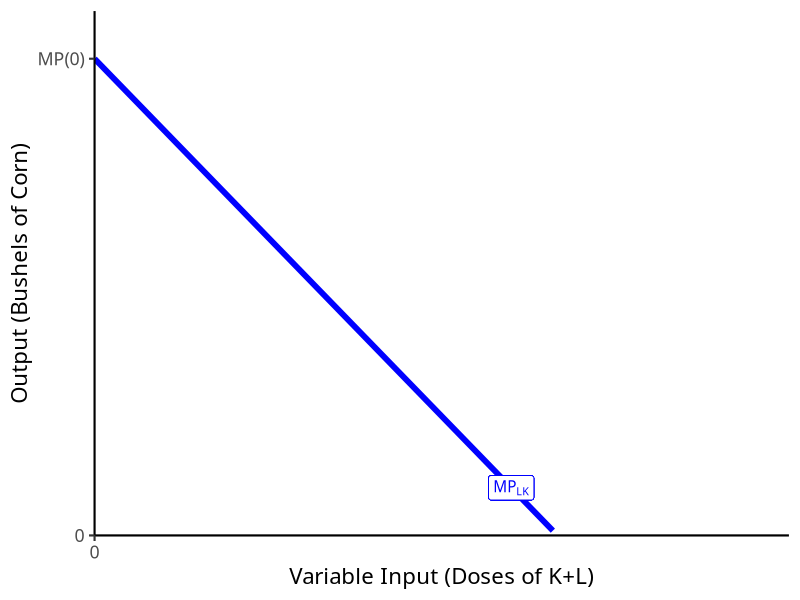
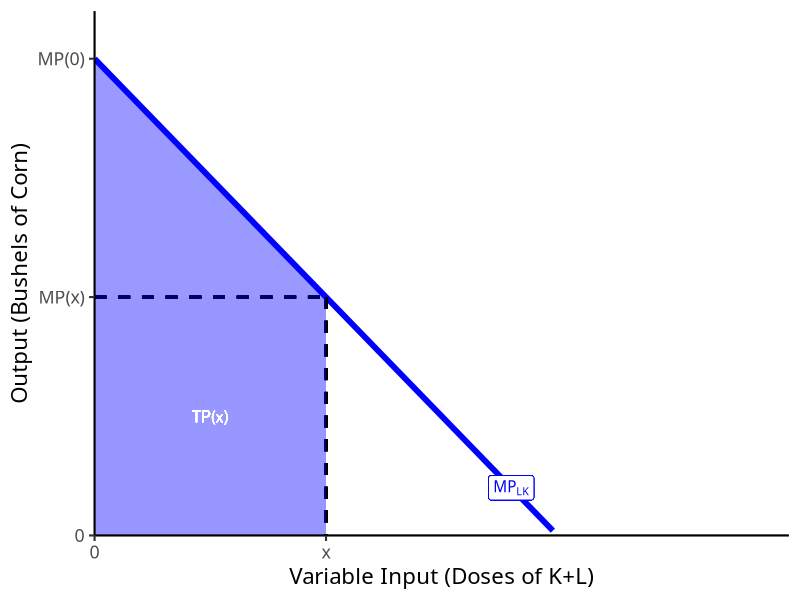
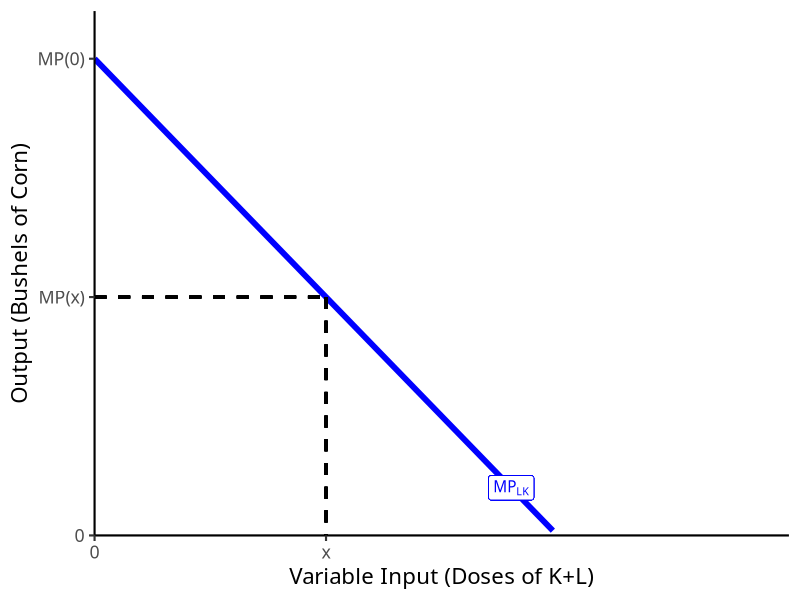
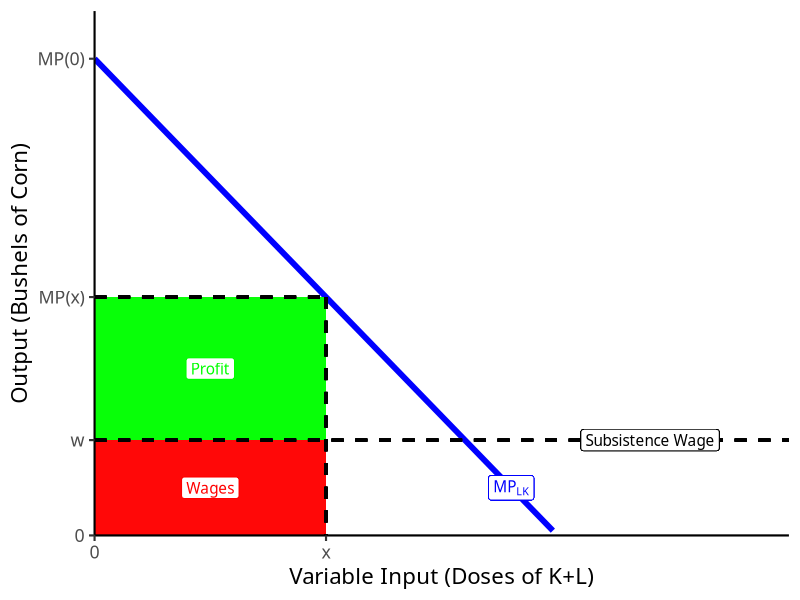
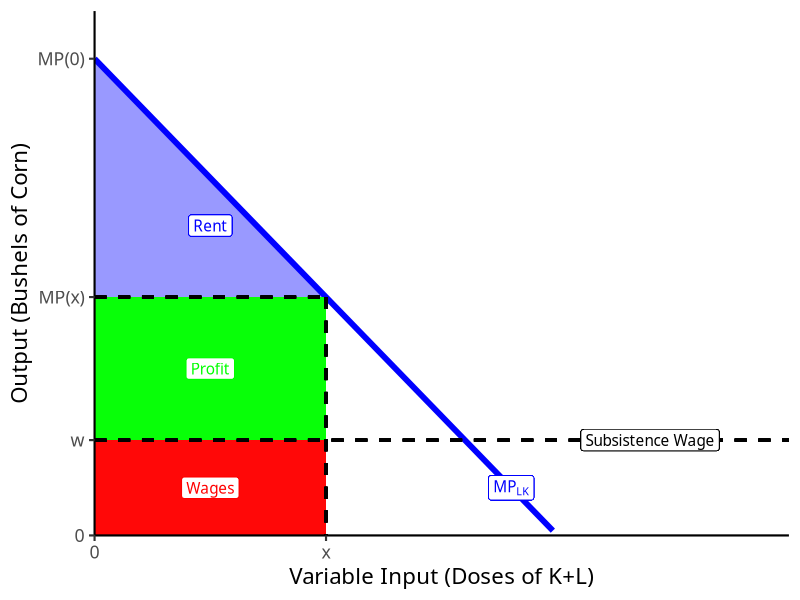
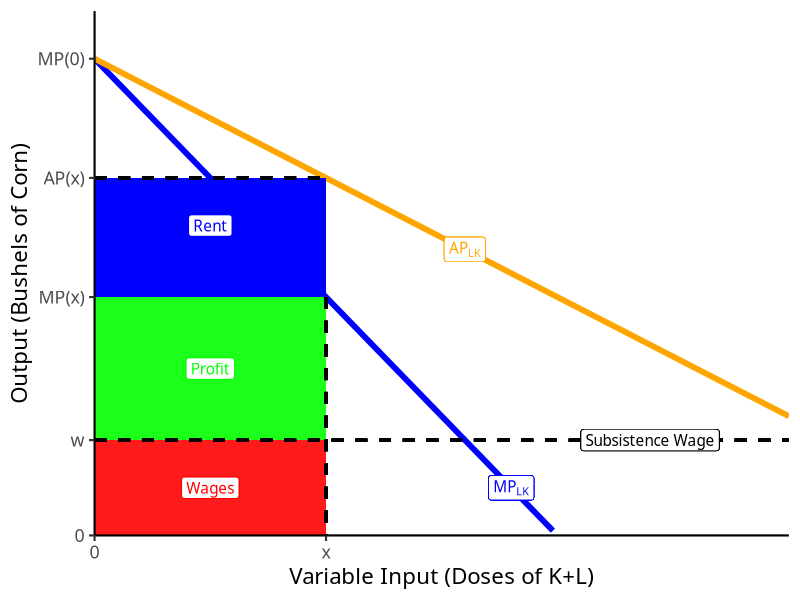
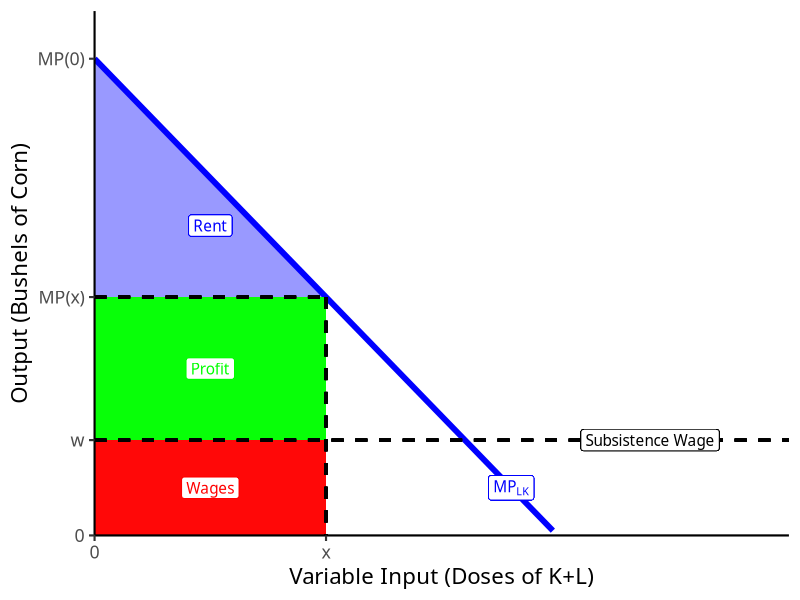
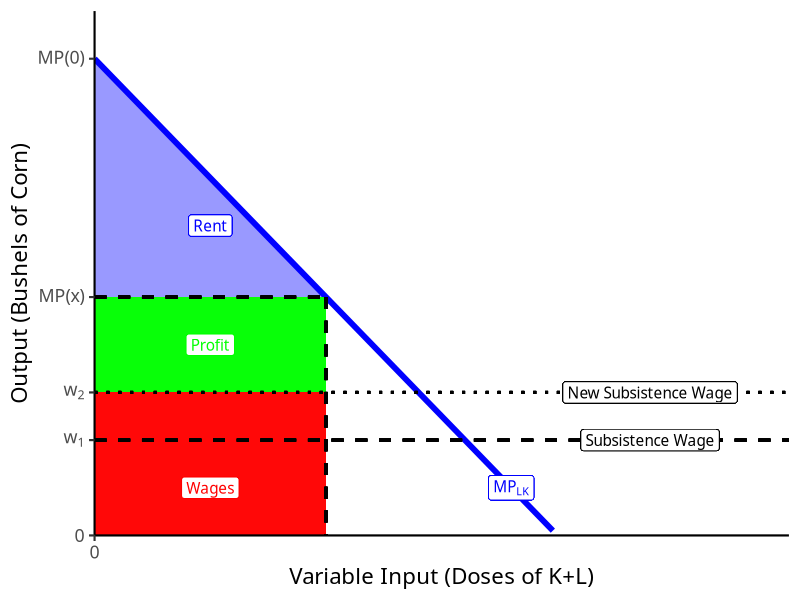

Here is the R script that generated these plots, in order:
## ---- chunk 1
options(htmltools.dir.version = FALSE)
knitr::opts_chunk$set(echo=F,
                      message=F,
                      warning=F)
library(tidyverse)
library(ggrepel)
library(ggthemes)
set.seed(256)
update_geom_defaults("label", list(family = "Fira Sans Condensed"))
## ---- chunk 2
mp=function(x){10-x}
ap=function(x){10-0.5*x}

base<-ggplot(data = tibble(x = 1:10))+
  aes(x=x)+
  stat_function(fun = mp, geom = "line", size = 2, color = "blue")+
  geom_label(x = 9, y = mp(9), color = "blue", label = expression(MP[LK]))+
  #stat_function(fun = ap, geom = "line", size = 2, color = "orange")+
  # geom_label(x = 8, y = ap(8), color = "orange", label = expression(AP[LK]))+
  scale_x_continuous(breaks = c(0),
                     limits = c(0,15),
                     expand = c(0,0))+
  scale_y_continuous(breaks = c(0, 10),
                     labels = c(0,"MP(0)"),
                     limits = c(0,11),
                     expand = c(0,0))+
  labs(x = "Variable Input (Doses of K+L)",
       y = "Output (Bushels of Corn)")+
  theme_classic(base_family = "Fira Sans Condensed", base_size =16)
base
## ---- chunk 3
rent_tri<-tribble(
  ~x, ~y,
  0, 5,
  0, 10,
  5, 5
)

base+
  scale_x_continuous(breaks = c(0,5),
                     labels = c(0, "x"),
                     limits = c(0,15),
                     expand = c(0,0))+
  scale_y_continuous(breaks = c(0,5,10),
                     labels = c(0,"MP(x)", "MP(0)"),
                     limits = c(0,11),
                     expand = c(0,0))+
  geom_segment(x = 0, y = 5, xend = 5, yend = 5, size = 1, linetype = "dashed")+
  geom_segment(x = 5, y = 5, xend = 5, yend = 0, size = 1, linetype = "dashed")+
  geom_polygon(data = rent_tri, aes(x = x , y =y), fill = "blue", alpha = 0.4)+
  geom_rect(xmin = 0, xmax = 5, ymin = 0, ymax = 5, fill = "blue", alpha = 0.05)+
  geom_text(x = 2.5, y = 2.5, label = "TP(x)", color = "white")

## ---- chunk 4
base+
  scale_x_continuous(breaks = c(0,5),
                     labels = c(0, "x"),
                     limits = c(0,15),
                     expand = c(0,0))+
  scale_y_continuous(breaks = c(0,5,10),
                     labels = c(0,"MP(x)", "MP(0)"),
                     limits = c(0,11),
                     expand = c(0,0))+
  geom_segment(x = 0, y = 5, xend = 5, yend = 5, size = 1, linetype = "dashed")+
  geom_segment(x = 5, y = 5, xend = 5, yend = 0, size = 1, linetype = "dashed")

## ---- chunk 5
rent_tri<-tribble(
  ~x, ~y,
  0, 5,
  0, 10,
  5, 5
)

base+
  geom_rect(xmin = 0, ymin = 0, xmax = 5, ymax = 2, fill = "red", alpha = 0.3)+
  geom_label(x = 2.5, y = 1, color = "red", label = "Wages")+
  geom_rect(xmin = 0, ymin = 2, xmax = 5, ymax = 5, fill = "green", alpha = 0.3)+
  geom_label(x = 2.5, y = 3.5, color = "green", label = "Profit")+
  geom_segment(x = 0, y = 5, xend = 5, yend = 5, size = 1, linetype = "dashed")+
  geom_segment(x = 5, y = 5, xend = 5, yend = 0, size = 1, linetype = "dashed")+
  
  # wage fund
  geom_segment(x = 0, y = 2, xend = 15, yend = 2, size = 1, linetype = "dashed")+
  geom_label(x = 12, y = 2, label = "Subsistence Wage")+
    scale_x_continuous(breaks = c(0,5),
                     labels = c(0, "x"),
                     limits = c(0,15),
                     expand = c(0,0))+
  scale_y_continuous(breaks = c(0,2, 5,10),
                     labels = c(0,"w", "MP(x)", "MP(0)"),
                     limits = c(0,11),
                     expand = c(0,0))
## ---- chunk 6
rent_tri<-tribble(
  ~x, ~y,
  0, 5,
  0, 10,
  5, 5
)

base+
  geom_rect(xmin = 0, ymin = 0, xmax = 5, ymax = 2, fill = "red", alpha = 0.3)+
  geom_label(x = 2.5, y = 1, color = "red", label = "Wages")+
  geom_rect(xmin = 0, ymin = 2, xmax = 5, ymax = 5, fill = "green", alpha = 0.3)+
  geom_label(x = 2.5, y = 3.5, color = "green", label = "Profit")+
  geom_polygon(data = rent_tri, aes(x = x , y =y), fill = "blue", alpha = 0.4)+
  geom_label(x = 2.5, y = 6.5, color = "blue", label = "Rent")+
  
  geom_segment(x = 0, y = 5, xend = 5, yend = 5, size = 1, linetype = "dashed")+
  geom_segment(x = 5, y = 5, xend = 5, yend = 0, size = 1, linetype = "dashed")+
  
  # wage fund
  geom_segment(x = 0, y = 2, xend = 15, yend = 2, size = 1, linetype = "dashed")+
  geom_label(x = 12, y = 2, label = "Subsistence Wage")+
    scale_x_continuous(breaks = c(0,5),
                     labels = c(0, "x"),
                     limits = c(0,15),
                     expand = c(0,0))+
  scale_y_continuous(breaks = c(0,2, 5,10),
                     labels = c(0,"w", "MP(x)", "MP(0)"),
                     limits = c(0,11),
                     expand = c(0,0))
## ---- chunk 7
base+
  stat_function(fun = ap, geom = "line", size = 2, color = "orange")+
  geom_label(x = 8, y = ap(8), color = "orange", label = expression(AP[LK]))+
  geom_rect(xmin = 0, ymin = 0, xmax = 5, ymax = 2, fill = "red", alpha = 0.2)+
  geom_label(x = 2.5, y = 1, color = "red", label = "Wages")+
  geom_rect(xmin = 0, ymin = 2, xmax = 5, ymax = 5, fill = "green", alpha = 0.2)+
  geom_label(x = 2.5, y = 3.5, color = "green", label = "Profit")+
  geom_rect(xmin = 0, ymin = 5, xmax = 5, ymax = ap(5), fill = "blue", alpha = 0.4)+
  geom_label(x = 2.5, y = 6.5, color = "blue", label = "Rent")+
  
  geom_segment(x = 0, y = ap(5), xend = 5, yend = ap(5), size = 1, linetype = "dashed")+
  geom_segment(x = 5, y = 5, xend = 5, yend = 0, size = 1, linetype = "dashed")+
  
  # wage fund
  geom_segment(x = 0, y = 2, xend = 15, yend = 2, size = 1, linetype = "dashed")+
  geom_label(x = 12, y = 2, label = "Subsistence Wage")+
  scale_x_continuous(breaks = c(0,5),
                     labels = c(0, "x"),
                     limits = c(0,15),
                     expand = c(0,0))+
  scale_y_continuous(breaks = c(0,2,5, ap(5),10),
                     labels = c(0,"w", "MP(x)", "AP(x)", "MP(0)"),
                     limits = c(0,11),
                     expand = c(0,0))
## ---- chunk 8
rent_tri<-tribble(
  ~x, ~y,
  0, 5,
  0, 10,
  5, 5
)

base+
  geom_rect(xmin = 0, ymin = 0, xmax = 5, ymax = 2, fill = "red", alpha = 0.3)+
  geom_label(x = 2.5, y = 1, color = "red", label = "Wages")+
  geom_rect(xmin = 0, ymin = 2, xmax = 5, ymax = 5, fill = "green", alpha = 0.3)+
  geom_label(x = 2.5, y = 3.5, color = "green", label = "Profit")+
  geom_polygon(data = rent_tri, aes(x = x , y =y), fill = "blue", alpha = 0.4)+
  geom_label(x = 2.5, y = 6.5, color = "blue", label = "Rent")+
  
  geom_segment(x = 0, y = 5, xend = 5, yend = 5, size = 1, linetype = "dashed")+
  geom_segment(x = 5, y = 5, xend = 5, yend = 0, size = 1, linetype = "dashed")+
  
  # wage fund
  geom_segment(x = 0, y = 2, xend = 15, yend = 2, size = 1, linetype = "dashed")+
  geom_label(x = 12, y = 2, label = "Subsistence Wage")+
scale_x_continuous(breaks = c(0,5),
                     labels = c(0, "x"),
                     limits = c(0,15),
                     expand = c(0,0))+
  scale_y_continuous(breaks = c(0,2,5,10),
                     labels = c(0,"w", "MP(x)", "MP(0)"),
                     limits = c(0,11),
                     expand = c(0,0))
## ---- chunk 9
base+
  geom_rect(xmin = 0, ymin = 0, xmax = 5, ymax = 3, fill = "red", alpha = 0.3)+
  geom_label(x = 2.5, y = 1, color = "red", label = "Wages")+
  geom_rect(xmin = 0, ymin = 3, xmax = 5, ymax = 5, fill = "green", alpha = 0.3)+
  geom_label(x = 2.5, y = 4, color = "green", label = "Profit")+
  geom_polygon(data = rent_tri, aes(x = x , y =y), fill = "blue", alpha = 0.4)+
  geom_label(x = 2.5, y = 6.5, color = "blue", label = "Rent")+
  
  geom_segment(x = 0, y = 5, xend = 5, yend = 5, size = 1, linetype = "dashed")+
  geom_segment(x = 5, y = 5, xend = 5, yend = 0, size = 1, linetype = "dashed")+
  
  # wage fund
  geom_segment(x = 0, y = 2, xend = 15, yend = 2, size = 1, linetype = "dashed")+
  geom_label(x = 12, y = 2, label = "Subsistence Wage")+
  
  # wage fund 2
  geom_segment(x = 0, y = 3, xend = 15, yend = 3, size = 1, linetype = "dotted")+
  geom_label(x = 12, y = 3, label = "New Subsistence Wage")+
  
  scale_y_continuous(breaks = c(0,2,3,5,10),
                     labels = c(0,expression(w[1]), expression(w[2]), "MP(x)", "MP(0)"),
                     limits = c(0,11),
                     expand = c(0,0))

## ---- chunk 10
rent_2<-tribble(
  ~x, ~y,
  0, 10,
  0, 3,
  7,3
)

base+
  geom_rect(xmin = 0, ymin = 0, xmax = 7, ymax = 2, fill = "red", alpha = 0.3)+
  geom_label(x = 2.5, y = 1, color = "red", label = "Wages")+
  geom_rect(xmin = 0, ymin = 2, xmax = 7, ymax = 3, fill = "green", alpha = 0.3)+
  geom_label(x = 2.5, y = 2.5, color = "green", label = "Profit")+
  geom_polygon(data = rent_2, aes(x = x , y =y), fill = "blue", alpha = 0.4)+
  geom_label(x = 2.5, y = 5.5, color = "blue", label = "Rent")+
  
  geom_segment(x = 0, y = 5, xend = 5, yend = 5, size = 1, linetype = "dashed")+
  geom_segment(x = 5, y = 5, xend = 5, yend = 0, size = 1, linetype = "dashed")+
  
  # wage fund
  geom_segment(x = 0, y = 2, xend = 15, yend = 2, size = 1, linetype = "dashed")+
  geom_label(x = 12, y = 2, label = "Subsistence Wage")+
  
  # new output 
  geom_segment(x = 0, y = 3, xend = 7, yend = 3, size = 1, linetype = "dashed")+
  geom_segment(x = 7, y = 3, xend = 7, yend = 0, size = 1, linetype = "dashed")+
  
  scale_x_continuous(breaks = c(0,5, 7),
                     labels = c(0, expression(x[1]), expression(x[2])),
                     limits = c(0,15),
                     expand = c(0,0))+
  scale_y_continuous(breaks = c(0,2,3,5,10),
                     labels = c(0,expression(w[1]), expression(MP(x[2])), expression(MP(x[1])), "MP(0)"),
                     limits = c(0,11),
                     expand = c(0,0))

## ---- chunk 11
rent_3<-tribble(
  ~x, ~y,
  0, 10,
  0, 2,
  8,2
)

base+
  geom_rect(xmin = 0, ymin = 0, xmax = 8, ymax = 2, fill = "red", alpha = 0.3)+
  geom_label(x = 2.5, y = 1, color = "red", label = "Wages")+
  geom_polygon(data = rent_3, aes(x = x , y =y), fill = "blue", alpha = 0.4)+
  geom_label(x = 2.5, y = 5.5, color = "blue", label = "Rent")+
  
  geom_segment(x = 0, y = 5, xend = 5, yend = 5, size = 1, linetype = "dashed")+
  geom_segment(x = 5, y = 5, xend = 5, yend = 0, size = 1, linetype = "dashed")+
  
  # wage fund
  geom_segment(x = 0, y = 2, xend = 15, yend = 2, size = 1, linetype = "dashed")+
  geom_label(x = 12, y = 2, label = "Subsistence Wage")+
  
  # new output 
  geom_segment(x = 0, y = 3, xend = 7, yend = 3, size = 1, linetype = "dashed")+
  geom_segment(x = 7, y = 3, xend = 7, yend = 0, size = 1, linetype = "dashed")+
  
  # SS 
  geom_segment(x = 8, y = 2, xend = 8, yend = 0, size = 1, linetype = "dashed")+

  scale_x_continuous(breaks = c(0,5, 7, 8),
                     labels = c(0, expression(x[1]), expression(x[2]), expression(x[SS])),
                     limits = c(0,15),
                     expand = c(0,0))+
  scale_y_continuous(breaks = c(0,2,3,5,10),
                     labels = c(0,expression(MP(x[SS])), expression(MP(x[2])), expression(MP(x[1])), "MP(0)"),
                     limits = c(0,11),
                     expand = c(0,0))

## ---- chunk 12
rent_3<-tribble(
  ~x, ~y,
  0, 10,
  0, 2,
  8,2
)

base+
  geom_rect(xmin = 0, ymin = 0, xmax = 8, ymax = 2, fill = "red", alpha = 0.3)+
  geom_label(x = 2.5, y = 1, color = "red", label = "Wages")+
  geom_polygon(data = rent_3, aes(x = x , y =y), fill = "blue", alpha = 0.4)+
  geom_label(x = 2.5, y = 5.5, color = "blue", label = "Rent")+
  
  geom_segment(x = 0, y = 5, xend = 5, yend = 5, size = 1, linetype = "dashed")+
  geom_segment(x = 5, y = 5, xend = 5, yend = 0, size = 1, linetype = "dashed")+
  
  # wage fund
  geom_segment(x = 0, y = 2, xend = 15, yend = 2, size = 1, linetype = "dashed")+
  geom_label(x = 12, y = 2, label = "Subsistence Wage")+
  
  # new output 
  geom_segment(x = 0, y = 3, xend = 7, yend = 3, size = 1, linetype = "dashed")+
  geom_segment(x = 7, y = 3, xend = 7, yend = 0, size = 1, linetype = "dashed")+
  
  # SS 
  geom_segment(x = 8, y = 2, xend = 8, yend = 0, size = 1, linetype = "dashed")+

  scale_x_continuous(breaks = c(0,5, 7, 8),
                     labels = c(0, expression(x[1]), expression(x[2]), expression(x[SS])),
                     limits = c(0,15),
                     expand = c(0,0))+
  scale_y_continuous(breaks = c(0,2,3,5,10),
                     labels = c(0,expression(MP(x[SS])), expression(MP(x[2])), expression(MP(x[1])), "MP(0)"),
                     limits = c(0,11),
                     expand = c(0,0))

## ---- chunk 13
m_d = function(x){10-x}
ggplot(data = tibble(x = 1:10), aes(x =x))+
  stat_function(fun = m_d, geom = "line", color = "blue", size = 1)+
  geom_label(x = 2, y =m_d(2), label = "Money Demand", color = "blue")+
  geom_vline(xintercept = 5, size =2 , color ="red")+
  geom_label(x = 5, y =9.5, label = "Money Supply", color = "red")+
  
  geom_segment(x=0, y=5, xend=5, yend= 5, linetype="dotted")+
  geom_segment(x=0, y=3, xend=7, yend= 3, linetype="dotted")+
  geom_segment(x=7, y=3, xend=7, yend=0, linetype="dotted")+
  labs(x = "Quantity of Money",
       y = expression(paste("Purchasing Power of Money, ", PPM==frac(1,P))))+
  scale_x_continuous(breaks = NULL,
                     limits = c(0,11),
                     expand = c(0,0))+
  scale_y_continuous(breaks = c(3,5),
                     labels = c(expression(hat(PPM)),expression(PPM^{o})),
                     limits = c(0,11),
                     expand = c(0,0))+
  theme_classic(base_family = "Fira Sans Condensed", base_size =14)

